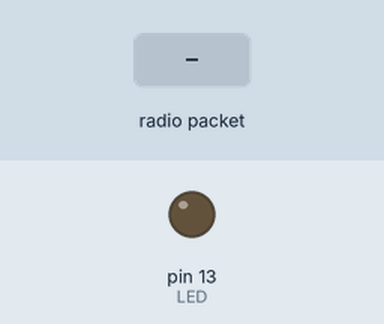
Simulated run of this sketch. Board: Arduino Uno, built with avr-gcc and run on an emulated ATmega328P. On the bench: output pins drawn as LEDs (lit = HIGH). The test bench sets the inputs (shaded band). No radio packets arrive unless stated; pins used as bus, display or sensor lines are not drawn; what the sketch prints to the serial monitor is not drawn.

Above: at 1.3 s.
1.4 s: radio packet "1" arrives
Timing chart, 0 to 4.4 s (numbered marks = the images above; inputs shaded):
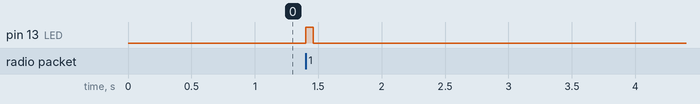

The sketch:

LoRa_rx_ds18b20_x3.ino
```cpp
// Feather9x_RX
// -*- mode: C++ -*-
// Example sketch showing how to create a simple messaging client (receiver)
// with the RH_RF95 class. RH_RF95 class does not provide for addressing or
// reliability, so you should only use RH_RF95 if you do not need the higher
// level messaging abilities.
// It is designed to work with the other example Feather9x_TX

#include <SPI.h>
#include <RH_RF95.h>

//for Feather32u4 RFM9x
#define RFM95_CS 8
#define RFM95_RST 4
#define RFM95_INT 7

// Change to 434.0 or other frequency, must match RX's freq!
#define RF95_FREQ 868.0

// Singleton instance of the radio driver
RH_RF95 rf95(RFM95_CS, RFM95_INT);

// Blinky on receipt
#define LED 13

struct dataStruct{
  uint8_t node;
  float temp01;
  float temp02;
  float temp03;
  unsigned long counter;
}myData;


void setup()
{
  pinMode(LED, OUTPUT);
  pinMode(RFM95_RST, OUTPUT);
  digitalWrite(RFM95_RST, HIGH);

  Serial.begin(115200);
  while (!Serial) {
    delay(1);
  }
  delay(100);

  Serial.println("Feather LoRa RX Test!");

  // manual reset
  digitalWrite(RFM95_RST, LOW);
  delay(10);
  digitalWrite(RFM95_RST, HIGH);
  delay(10);

  while (!rf95.init()) {
    Serial.println("LoRa radio init failed");
    while (1);
  }
  Serial.println("LoRa radio init OK!");

  // Defaults after init are 434.0MHz, modulation GFSK_Rb250Fd250, +13dbM
  if (!rf95.setFrequency(RF95_FREQ)) {
    Serial.println("setFrequency failed");
    while (1);
  }
  Serial.print("Set Freq to: "); Serial.println(RF95_FREQ);

  // Defaults after init are 434.0MHz, 13dBm, Bw = 125 kHz, Cr = 4/5, Sf = 128chips/symbol, CRC on

  // The default transmitter power is 13dBm, using PA_BOOST.
  // If you are using RFM95/96/97/98 modules which uses the PA_BOOST transmitter pin, then
  // you can set transmitter powers from 5 to 23 dBm:
  rf95.setTxPower(23, false);
}

void loop()
{
  if (rf95.available())
  {
    // Should be a message for us now
    uint8_t buf[RH_RF95_MAX_MESSAGE_LEN];
    uint8_t len = sizeof(buf);

    if (rf95.recv(buf, &len))
    {
      digitalWrite(LED, HIGH);
      //RH_RF95::printBuffer("Received: ", buf, len);
      /*Serial.print("Temperatur in Celsius: ");
      Serial.println((char*)buf);
      delay(10);
      Serial.print("Temp in Celsius: ");*/
      memcpy(&myData,buf,sizeof(myData));
      Serial.println("");
      Serial.print("Node: ");
      Serial.print(myData.node);
      Serial.print("\t temp01: ");
      Serial.print(myData.temp01);
      Serial.print("\t temp02: ");
      Serial.print(myData.temp02);
      Serial.print("\t temp03: ");
      Serial.print(myData.temp03);


      Serial.println((char*)buf);
       Serial.print("RSSI: ");
      Serial.println(rf95.lastRssi(), DEC);

      // Send a reply
      uint8_t data[] = "OK";

      rf95.send(data, sizeof(data));
      rf95.waitPacketSent();

      Serial.println("Sent a reply");
      digitalWrite(LED, LOW);
    }
    else
    {
      Serial.println("Receive failed");
    }
  }
}
```

Measured:
- after the input at 1.4 s, pin 13 (LED): LOW → HIGH at once, → LOW 0.06 s later
